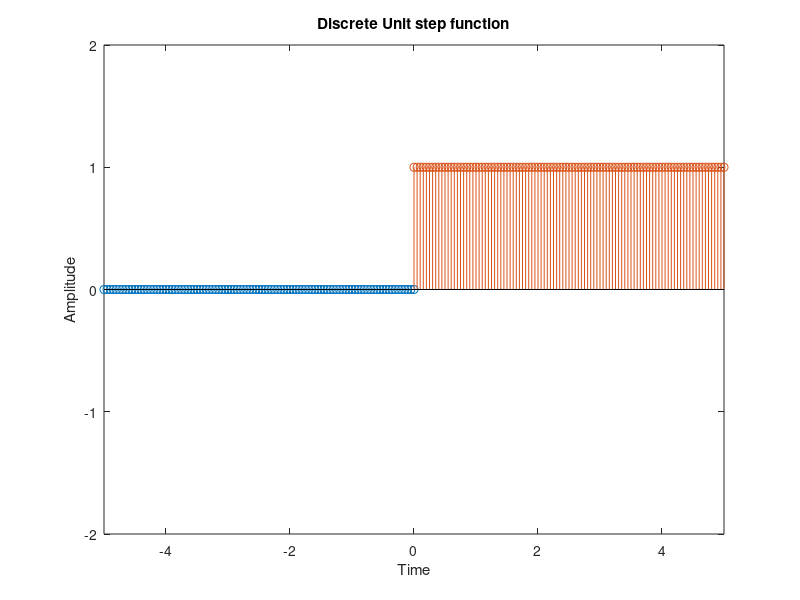

Write MATLAB code to recreate this figure.
pkg load signal;
pkg load control;

T = input("Enter time: ");
t = -T : 0.05 : 0;
y = 0*t;
stem(t,y)
hold on
t = 0 : 0.05 : T;
y = 1+0*t;
stem(t,y)
hold on
axis([-T T -2 2])
xlabel("Time")
ylabel("Amplitude")
title("Discrete Unit step function")
